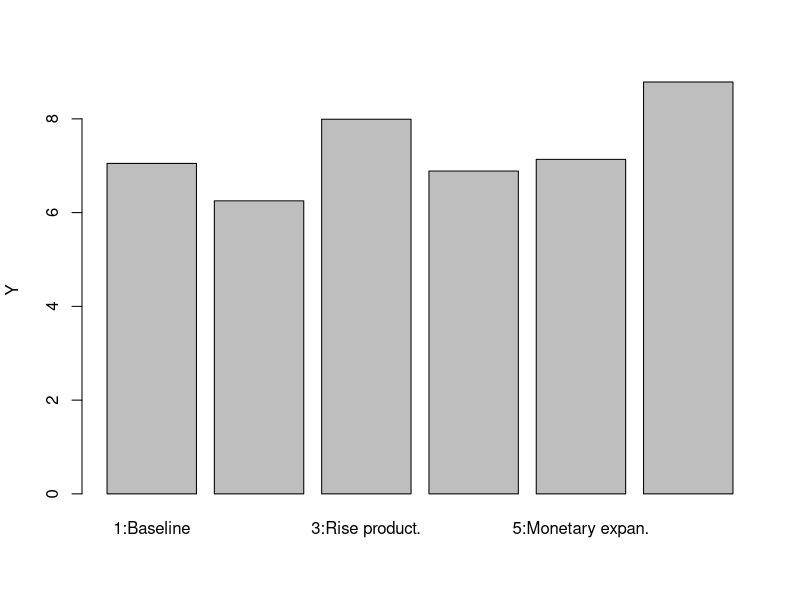
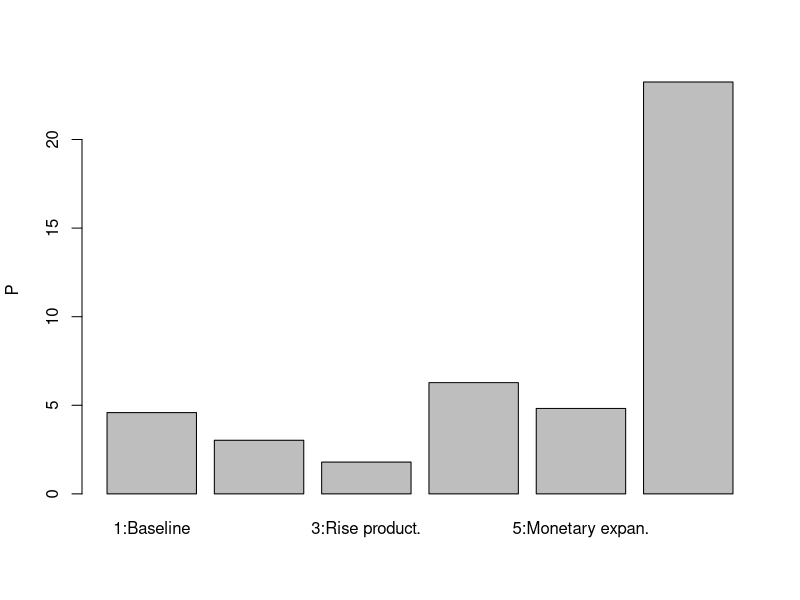
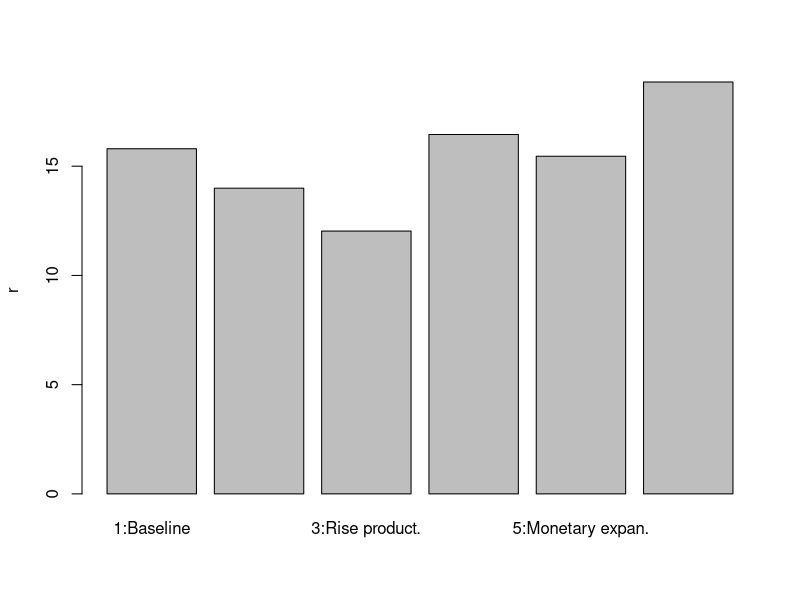
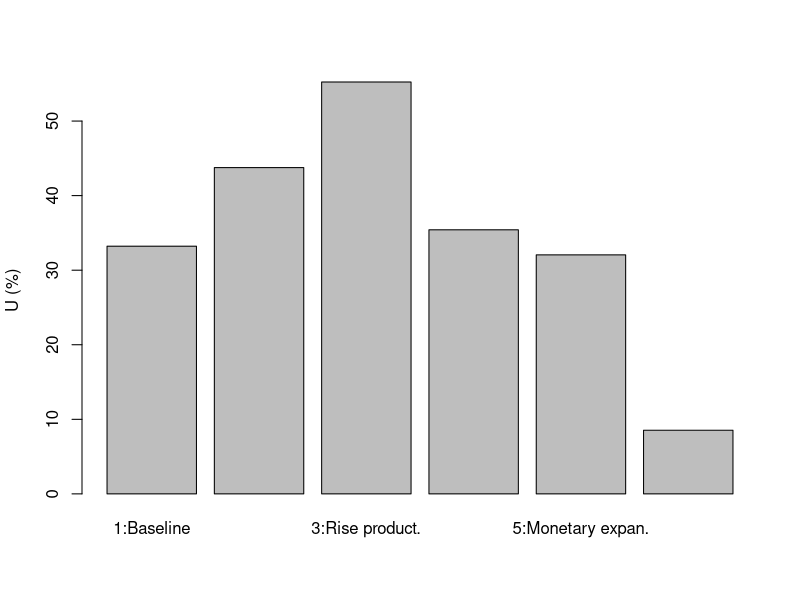
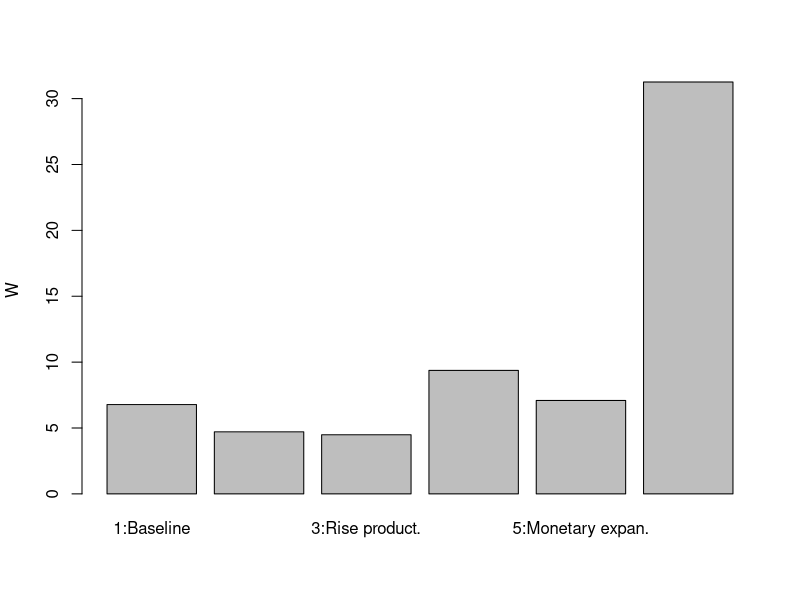
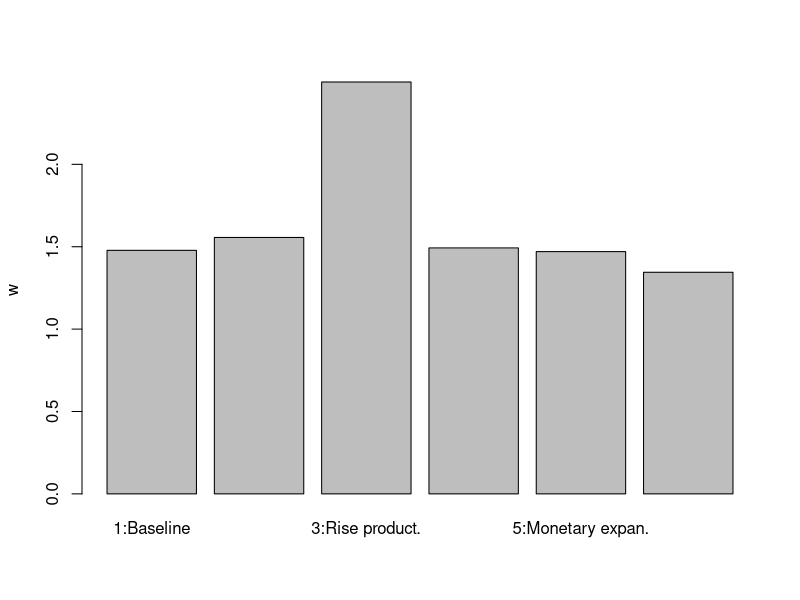
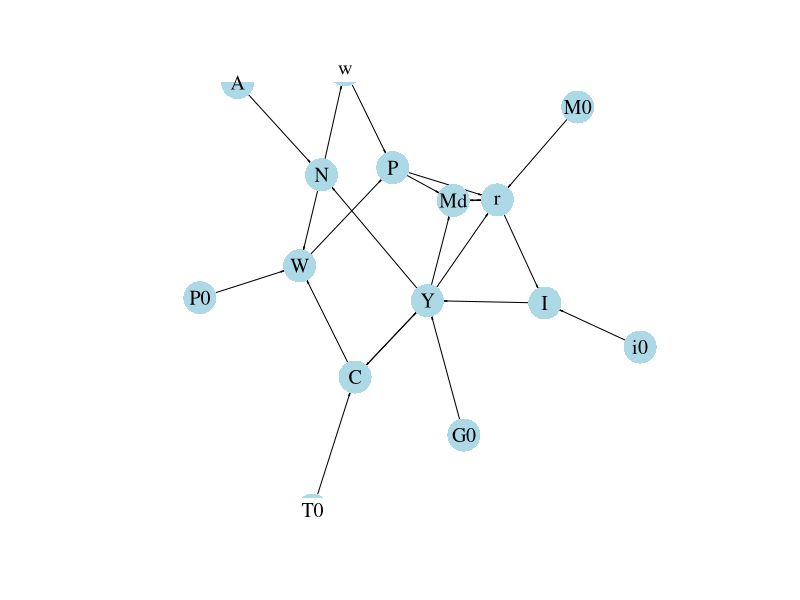

R code for these plots, in order:
## ---- chunk 1

#Clear the environment
rm(list=ls(all=TRUE))

# Set number of scenarios (including baseline)
S=6

#Create vector in which equilibrium solutions from different parameterisations will be stored
Y_star=vector(length=S) # Income/output
C_star=vector(length=S) # Consumption
I_star=vector(length=S) # Investment
r_star=vector(length=S) # Real interest rate
N_star=vector(length=S) # Employment
U_star=vector(length=S) # Unemployment rate
P_star=vector(length=S) # Price level
w_star=vector(length=S) # Real wage
W_star=vector(length=S) # Nominal wage

# Set exogenous variables that will be shifted
i0=vector(length=S) # autonomous investment (animal spirits)
M0=vector(length=S) # money supply
G0=vector(length=S) # government spending
P0=vector(length=S) # expected price level
A=vector(length=S)  # Exogenous productivity

# Construct different scenarios
A[]=2  
i0[]=2
M0[]=5   
G0[]=1   
P0[]=1

for (i in 1:S){ 
  if (i==2){# scenario 2: fall in animal spirits
    i0[2]=1.5
  }
  if (i==3){# scenario 3: increase in productivity
    A[3]=3
  }
  if (i==4){# scenario 4: increase in expected price level
  P0[4]=1.5  
  }
  if (i==5){# scenario 5: monetary expansion 
    M0[5]=6
  }
  if (i==6){# scenario 6: fiscal expansion
    G0[6]=2  
  }
}  

#Set constant parameter values
c0=2   # Autonomous consumption
c1=0.6 # Sensitivity of consumption with respect to the income (marginal propensity to consume)
i1=0.1 # Sensitivity of investment with respect to the interest rate
m1=0.2 # Sensitivity of money demand with respect to income
m2=0.4 # Sensitivity of money demand with respect to interest rate
Nf=5   # Full employment/labour force
K=4    # Exogenous capital stock
a=0.3  # Capital elasticity of output
b=0.4  # household preference for leisure
T0=1   # tax revenues
m0=6   # liquidity preference

# Initialise endogenous variables at some arbitrary positive value 
Y=1
C=1
I=1
r=1
P=1
w=1
N=1
W=1

#Solve this system numerically through 1000 iterations based on the initialisation

for (i in 1:S){
  
  for (iterations in 1:1000){
    
    #Model equations
    
    # Goods market equilibrium
    Y = C + I + G0[i]
    
    # Consumption demand
    C = c0 + c1*(Y-T0)
    
    # Investment demand
    I = i0[i] - i1*r
    
    # Money market, solved for interest rate
    r = (m0 - (M0[i]/P))/m2 + m1*Y/m2
    
    #Unemployment rate
    U = (1 - N/Nf)
    
    #Real wage 
    w = A[i]*(1-a)*(K^a)*N^(-a)
    
    #Nominal wage 
    W= (P0[i]*b*C)/(1- (N/Nf))
    
    #Price level 
    P = W/w
    
    #Employment 
    N = (Y/(A[i]*(K^a)))^(1/(1-a))

}
  
  #Save results for different parameterisations in vector
  Y_star[i]=Y
  C_star[i]=C
  I_star[i]=I
  r_star[i]=r
  N_star[i]=N
  U_star[i]=U
  P_star[i]=P
  w_star[i]=w
  W_star[i]=W

}

## ---- chunk 2
#| label: fig-output-neocl-macro
#| fig-cap: Output
barplot(Y_star, ylab="Y", names.arg=c("1:Baseline", "2:Fall animal spirits", "3:Rise product.",
                                      "4:Rise exp. price", "5:Monetary expan.", "6:Fiscal expan."))

## ---- chunk 3
#| label: fig-price-level-neocl-macro
#| fig-cap: Price level
barplot(P_star, ylab="P", names.arg=c("1:Baseline", "2:Fall animal spirits", "3:Rise product.",
                                      "4:Rise exp. price", "5:Monetary expan.", "6:Fiscal expan."))

## ---- chunk 4
#| label: fig-interest_rate-neocl-macro
#| fig-cap: Interest rate
barplot(r_star, ylab="r", names.arg=c("1:Baseline", "2:Fall animal spirits", "3:Rise product.",
                                      "4:Rise exp. price", "5:Monetary expan.", "6:Fiscal expan."))

## ---- chunk 5
#| label: fig-unemployment-neocl-macro
#| fig-cap: Unemployment rate
barplot(U_star*100, ylab="U (%)", names.arg=c("1:Baseline", "2:Fall animal spirits", "3:Rise product.",
                                              "4:Rise exp. price", "5:Monetary expan.", "6:Fiscal expan."))

## ---- chunk 6
#| label: fig-nominal-wage-neocl-macro
#| fig-cap: Nominal wage

barplot(W_star, ylab="W", names.arg=c("1:Baseline", "2:Fall animal spirits", "3:Rise product.",
                                      "4:Rise exp. price", "5:Monetary expan.", "6:Fiscal expan."))
## ---- chunk 7
#| label: fig-real-wage-neocl-macro
#| fig-cap: Real wage

barplot(w_star, ylab="w", names.arg=c("1:Baseline", "2:Fall animal spirits", "3:Rise product.",
                                      "4:Rise exp. price", "5:Monetary expan.", "6:Fiscal expan."))

## ---- chunk 8
Y_star[6]-Y_star[1] # numerical approach

m2/((1-c1)*m2+i1*m1) # analytical approach
## ---- chunk 9
#| message: false
#| label: fig-dg-neoclmacro
#| fig-cap: Directed graph of Neoclassical Synthesis model

## Create directed graph
# Construct auxiliary Jacobian matrix for 15 variables: Y, C, I, G, T, r, w, W, P, M0, N, i0, A, P0, Md

M_mat=matrix(c(0,1,1,1,0,0,0,0,0,0,0,0,0,0,0,
               1,0,0,0,1,0,0,0,0,0,0,0,0,0,0,
               0,0,0,0,0,1,0,0,0,0,0,1,0,0,0,
               0,0,0,0,0,0,0,0,0,0,0,0,0,0,0,
               0,0,0,0,0,0,0,0,0,0,0,0,0,0,0,
               1,0,0,0,0,0,0,0,1,1,0,0,0,0,1,
               0,0,0,0,0,0,0,0,0,0,1,0,0,0,0,
               0,1,0,0,0,0,0,0,0,0,1,0,0,1,0,
               0,0,0,0,0,0,1,1,0,0,0,0,0,0,0,
               0,0,0,0,0,0,0,0,0,0,0,0,0,0,0,
               1,0,0,0,0,0,0,0,0,0,0,0,1,0,0,
               0,0,0,0,0,0,0,0,0,0,0,0,0,0,0,
               0,0,0,0,0,0,0,0,0,0,0,0,0,0,0,
               0,0,0,0,0,0,0,0,0,0,0,0,0,0,0,
               1,0,0,0,0,1,0,0,1,0,0,0,0,0,0), 15, 15, byrow=TRUE)

# Create adjacency matrix from transpose of auxiliary Jacobian and add column names
A_mat=t(M_mat)
colnames(A_mat) = c("Y", "C", "I", "G0", "T0", "r", "w", "W", "P", "M0", "N", "i0", "A", "P0", "Md")

# Create and plot directed graph from adjacency matrix
library(igraph)
dg= graph_from_adjacency_matrix(A_mat, mode="directed", weighted= NULL)
plot(dg, main="", vertex.size=15, vertex.color="lightblue", 
     vertex.label.color="black", edge.arrow.size=0.15, edge.width=1,
     edge.arrow.width=0.4, edge.color="black", vertex.label.cex=1.2, vertex.frame.color="NA", margin=-0.2)

